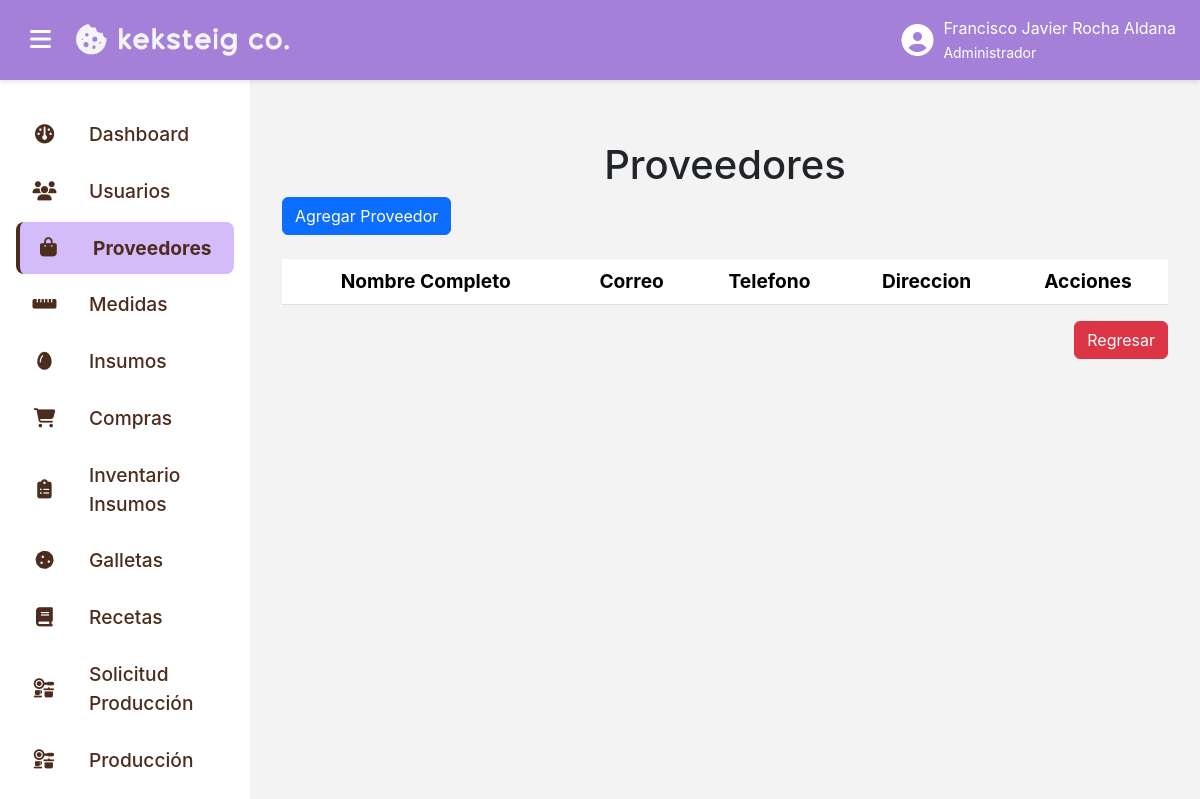
Before: /proveedores/lista_proveedores/ (signed in) with the older database file.
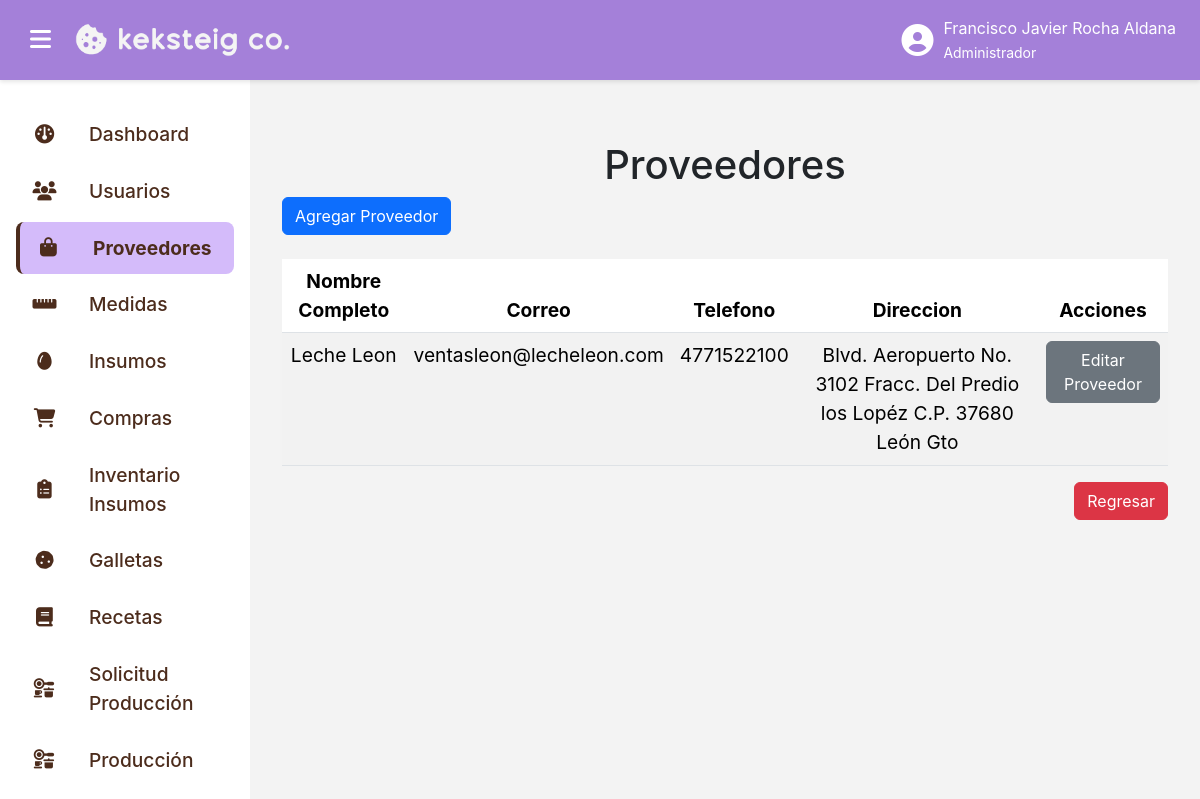
After: the same page with the newer database file.
### proveedores_app/models.py (models this page shows, shortened)
class Proveedor(models.Model):
    nombre = models.TextField(max_length=100)
    email = models.TextField(max_length=100)
    telefono = models.TextField(max_length=15)
    direccion = models.TextField(max_length=200)

### proveedores_app/views.py (the view, shortened to what this page needs)
# urls.py: path("lista_proveedores/", login_required(ListaProveedoresView.as_view()), name="lista_proveedores"),
class ListaProveedoresView(PermissionRequiredMixin, TemplateView):
    permission_required = ["proveedores_app.view_Proveedor"]
    login_url = "login"
    template_name = "lista_proveedores.html"
    def get_context_data(self):
        lista = Proveedor.objects.all()
        return {
            "lista": lista
        }

### proveedores_app/templates/lista_proveedores.html (shortened to what this page needs)
{% extends "base.html" %}
{% load static %}
{% block content %}
<div class="pantalla-completa">
    <div class="menu">
        <h1 class="text-center">
            Proveedores
        </h1>
        <a class="btn btn-primary" href="{% url "crear_proveedores" %}">
            Agregar Proveedor
        </a>
        <div class="row d-flex mt-4">
            <div class="col-lg-12 col-md-12 col-sm-12 col-12">
                <div class="d-flex align-items-center justify-content-center">
                    <table class="table table-hover table-striped">
                        <thead>
                            <th class="text-center">
                                Nombre Completo
                            </th>
                            <th class="text-center">
                                Correo
                            </th>
                            <th class="text-center">
                                Telefono
                            </th>
                            <th class="text-center">
                                Direccion
                            </th>
                            <th class="text-center">
                                Acciones
                            </th>
                        </thead>
                        <tbody>
                            {% for item in lista %}
                                <tr>
                                    <td class="text-center">
                                        {{ item.nombre }}
                                    </td>
                                    <td class="text-center">
                                        {{ item.email }}
                                    </td>
                                    <td class="text-center">
                                        {{ item.telefono }}
                                    </td>
                                    <td class="text-center">
                                        {{ item.direccion }}
                                    </td>
                                    <td class="text-center">
                                        <a class="btn btn-secondary" href="{% url "editar_proveedores" item.id %}">
                                            Editar Proveedor
                                        </a>
                                    </td>
                                </tr>
                            {% endfor %}
                        </tbody>
                    </table>
                </div>
            </div>
        </div>
        <div class="d-flex align-items-center justify-content-end">
            <a class="btn btn-danger" href="{% url "home" %}">
                Regresar
            </a>
        </div>
    </div>
</div>
{% endblock content %}

### templates/base.html (shortened to what the changed rows need)
{% load static %}
<!DOCTYPE html>
<html lang="es">
<head>
    <link rel="stylesheet" href="{% static 'css/bootstrap.min.css' %}">
    <link href="https://cdnjs.cloudflare.com/ajax/libs/font-awesome/6.7.2/css/all.min.css" rel="stylesheet">
    <link rel="stylesheet" href="{% static 'css/styles.css' %}">
</head>
<body>
    <div class="topbar">
        <div class="user-info">
            <span>
                {{ user.first_name }} {{ user.last_name }}
                <br>
                <small>
                    {% for group in user.groups.all %}
                        {{ group.name }}
                    {% empty %}
                        El usuario no pertenece a ningún grupo.
                    {% endfor %}
                </small>
            </span>
        </div>
    </div>
    <div class="sidebar {% if is_sidebar_collapsed %}collapsed{% endif %}" id="sidebar">
        {% for grupo in request.user.groups.all %}
            {% if grupo.name == 'Administrador' %}
                <a href="{% url 'home' %}" class="{% if request.resolver_match.url_name == 'home' %}active{% endif %}">
                    <i class="fa-solid fa-dashboard"></i>
                    <span>
                        Dashboard
                    </span>
                </a>
            {% endif %}
            {% if grupo.name == 'Administrador' %}
                <a href="{% url 'lista_usuarios' %}" class="{% if '/usuarios/' in request.path %}active{% endif %}">
                    <i class="fas fa-users"></i>
                    <span>
                        Usuarios
                    </span>
                </a>
            {% endif %}
            {% if grupo.name == 'Administrador' %}
                <a href="{% url 'lista_proveedores' %}" class="{% if request.resolver_match.url_name == 'lista_proveedores' %}active{% endif %}">
                    <i class="fa-solid fa-bag-shopping"></i>
                    <span>
                        Proveedores
                    </span>
                </a>
            {% endif %}
            {% if grupo.name == 'Administrador' %}
                <a href="{% url 'lista_medidas' %}" class="{% if request.resolver_match.url_name == 'lista_medidas' %}active{% endif %}">
                    <i class="fa-solid fa-ruler-horizontal"></i>
                    <span>
                        Medidas
                    </span>
                </a>
            {% endif %}
            {% if grupo.name == 'Administrador' %}
                <a href="{% url 'lista_insumos' %}" class="{% if request.resolver_match.url_name == 'lista_insumos' %}active{% endif %}">
                    <i class="fa-solid fa-egg"></i>
                    <span>
                        Insumos
                    </span>
                </a>
            {% endif %}
            {% if grupo.name == 'Administrador' %}
                <a href="{% url 'lista_compras' %}" class="{% if request.resolver_match.url_name == 'lista_compras' %}active{% endif %}">
                    <i class="fa-solid fa-cart-shopping"></i>
                    <span>
                        Compras
                    </span>
                </a>
            {% endif %}
            {% if grupo.name == 'Administrador' %}
                <a href="{% url 'lista_inventario' %}" class="{% if request.resolver_match.url_name == 'lista_inventario' %}active{% endif %}">
                    <i class="fa-solid fa-clipboard-list"></i>
                    <span>
                        Inventario Insumos
                    </span>
                </a>
            {% endif %}
            {% if grupo.name == 'Administrador' %}
                <a href="{% url 'lista_galletas' %}" class="{% if request.resolver_match.url_name == 'lista_galletas' %}active{% endif %}">
                    <i class="fa-solid fa-cookie"></i>
                    <span>
                        Galletas
                    </span>
                </a>
            {% endif %}
            {% if grupo.name == 'Administrador' %}
                <a href="{% url 'lista_recetas' %}" class="{% if request.resolver_match.url_name == 'lista_recetas' %}active{% endif %}">
                    <i class="fa-solid fa-book"></i>
                    <span>
                        Recetas
                    </span>
                </a>
            {% endif %}
            {% if grupo.name == 'Administrador' %}
                <a href="{% url 'lista_solicitarproducciones' %}" class="{% if request.resolver_match.url_name == 'lista_solicitarproducciones' %}active{% endif %}">
                    <i class="fa-solid fa-kitchen-set"></i>
                    <span>
                        Solicitud Producción
                    </span>
                </a>
            {% endif %}
            {% if grupo.name == 'Administrador' %}
                <a href="{% url 'lista_producciones' %}" class="{% if request.resolver_match.url_name == 'lista_producciones' %}active{% endif %}">
                    <i class="fa-solid fa-kitchen-set"></i>
                    <span>
                        Producción
                    </span>
                </a>
            {% endif %}
            {% if grupo.name == 'Administrador' %}
                <a href="{% url 'lista_mermas' %}" class="{% if request.resolver_match.url_name == 'lista_mermas' %}active{% endif %}">
                </a>
            {% endif %}
        {% endfor %}
    </div>
    <div class="content">
        {% block content %}
        {% endblock content %}
    </div>
</body>
</html>

Changed rows visible on the page:
added Proveedor: nombre "Leche Leon", email "ventasleon@lecheleon.com", telefono "4771522100", direccion "Blvd. Aeropuerto No. 3102 Fracc. Del Predio los Lopéz C.P. 37680 León Gto"
